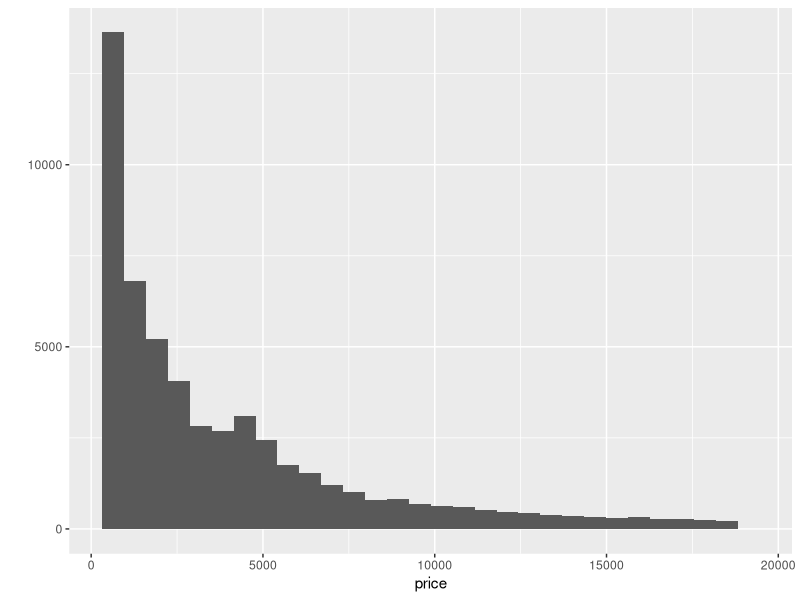
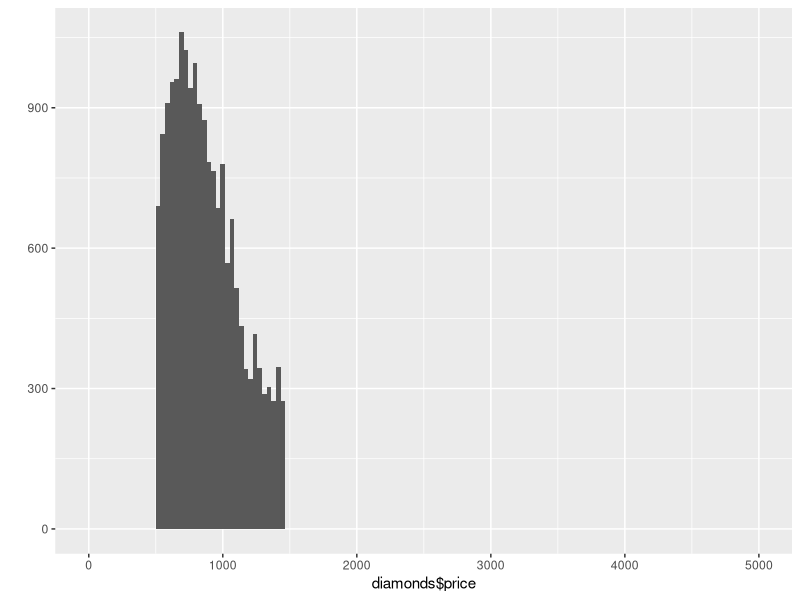
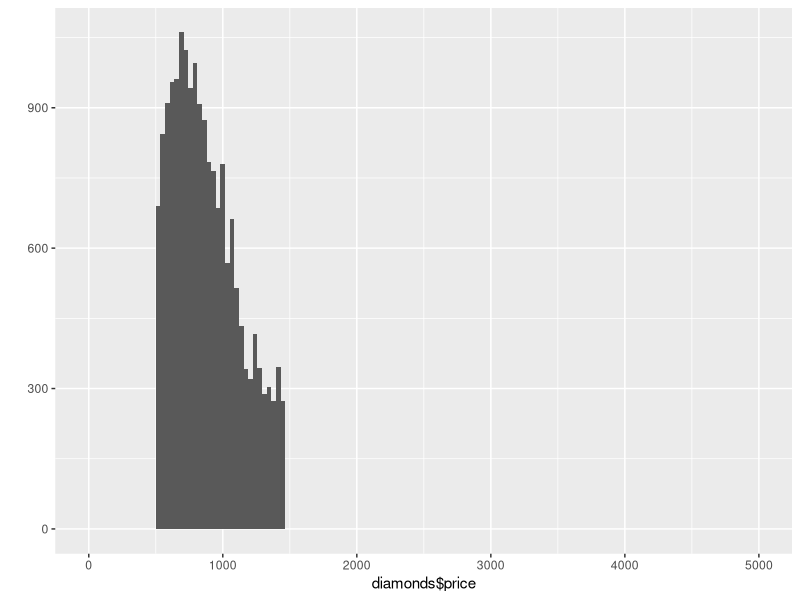
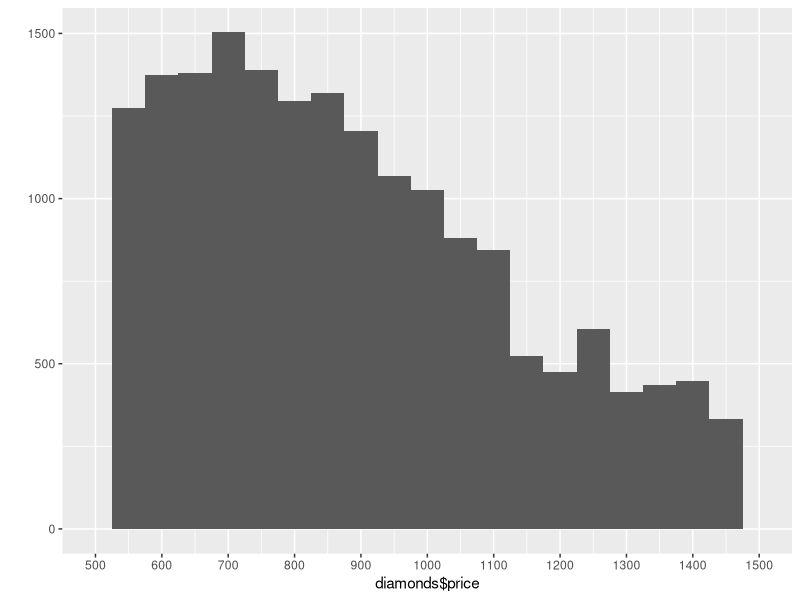
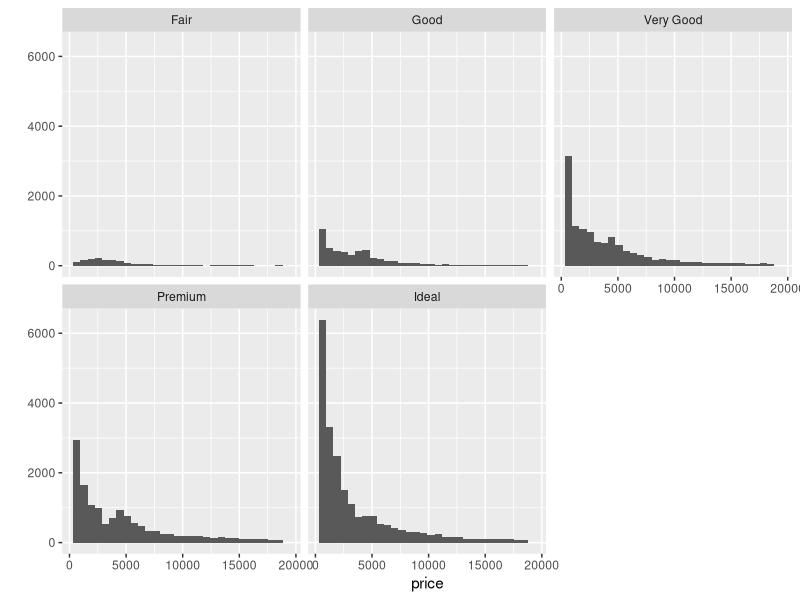
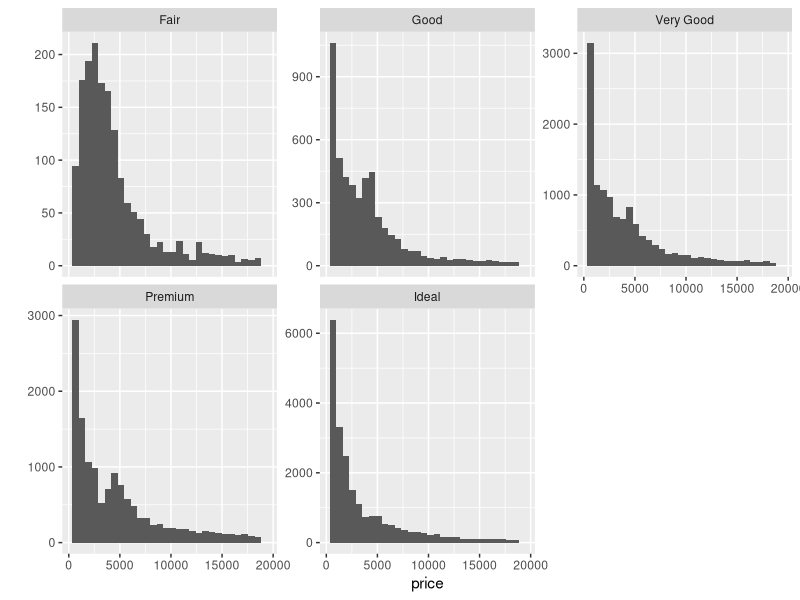

These figures' R source, in order:
## ---- chunk 1
library(ggplot2)
data(diamonds)
nrow(diamonds) # Number of observations
summary(diamonds) # Variables in dataset
?diamonds # Ordered Factors, Best Colour
## ---- chunk 2
qplot(price, data = diamonds)
## ---- chunk 3
summary(diamonds$price)
mean(diamonds$price)
## ---- chunk 4
?subset
nrow(subset(diamonds, price < 500)) # less than 500
nrow(subset(diamonds, price < 250)) # less than 250
nrow(subset(diamonds, price >= 15000)) # more than or equal to 15,000
## ---- chunk 5
hist <- qplot(diamonds$price) +
  coord_cartesian(xlim = c(0, 5000)) # This doesn't change graph only view

hist + scale_x_continuous(limits = c(500, 1500)) # Actually subsets the data
hist + xlim(500, 1500) # Short hand for the same thing

qplot(diamonds$price, binwidth = 50) +
  scale_x_continuous(limits = c(500, 1500), breaks=seq(500,1500,100))
## ---- chunk 6
qplot(price, data = diamonds) + facet_wrap(~cut)
  # had to change qplot to include data, else it doesn't have info on cut
## ---- chunk 7
by(diamonds$price, diamonds$cut, max)
by(diamonds$price, diamonds$cut, min)
by(diamonds$price, diamonds$cut, median)
## ---- chunk 8
qplot(x = price, data = diamonds) + facet_wrap(~cut, scales = "free_y")
